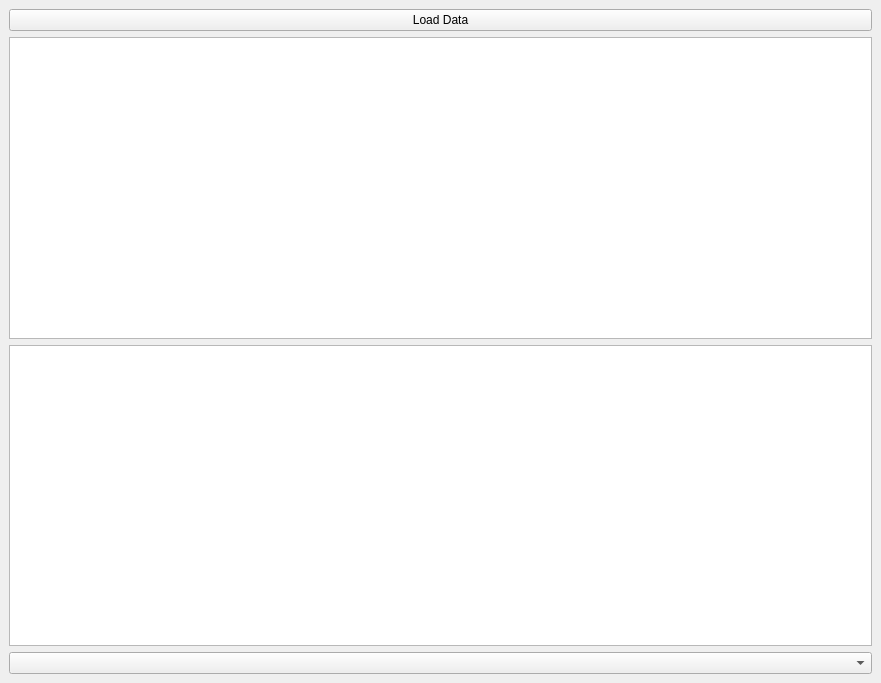
<?xml version="1.0" encoding="UTF-8"?>
<ui version="4.0">
 <class>MainWindow</class>
 <widget class="QMainWindow" name="MainWindow">
  <property name="geometry">
   <rect>
    <x>0</x>
    <y>0</y>
    <width>881</width>
    <height>683</height>
   </rect>
  </property>
  <widget class="QWidget" name="centralwidget">
   <layout class="QVBoxLayout" name="verticalLayout">
    <item>
     <widget class="QPushButton" name="loadButton">
      <property name="text">
       <string>Load Data</string>
      </property>
      <property name="shortcut">
       <string>Ctrl+A</string>
      </property>
     </widget>
    </item>
    <item>
     <widget class="QTableWidget" name="tableWidget"/>
    </item>
    <item>
     <widget class="QListWidget" name="listWidget"/>
    </item>
    <item>
     <widget class="QComboBox" name="comboBox"/>
    </item>
   </layout>
  </widget>
 </widget>
 <resources/>
 <connections/>
</ui>
